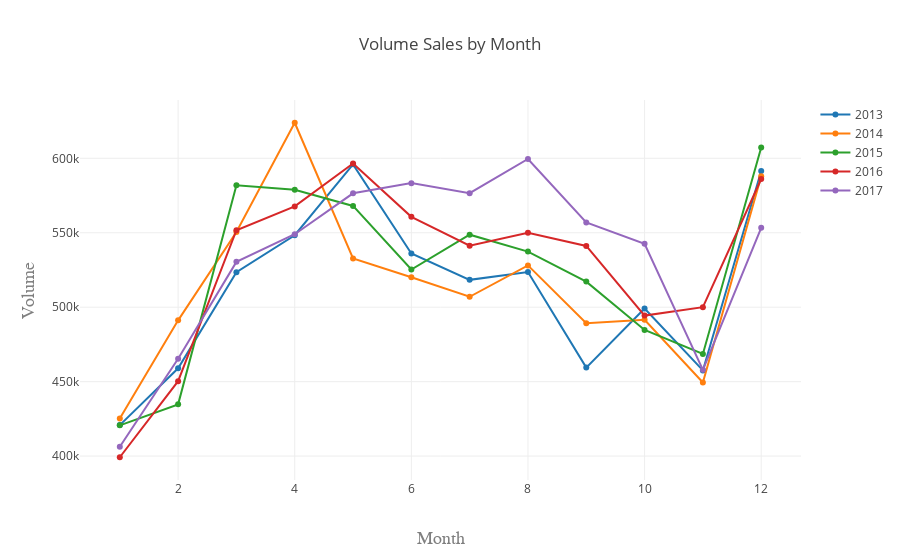

Notebook code cell kept with this figure:
### Code cell
a1=go.Scatter(
    x=histo_2013['month'],
    y=histo_2013['Volume'], name='2013'
)   

a2=go.Scatter(
    x=histo_2014['month'],
    y=histo_2014['Volume'], name='2014'
)   

a3=go.Scatter(
    x=histo_2015['month'],
    y=histo_2015['Volume'], name='2015'
)   

a4=go.Scatter(
    x=histo_2016['month'],
    y=histo_2016['Volume'], name='2016'
)   

a5=go.Scatter(
    x=histo_2017['month'],
    y=histo_2017['Volume'], name='2017'
)   

a1=go.Scatter(
    x=histo_2013['month'],
    y=histo_2013['Volume'], name='2013'
)   


data=[a1,a2,a3,a4,a5]

layout = go.Layout(
    title='Volume Sales by Month',
    xaxis=dict(
        title='Month',
        titlefont=dict(
            family='Courier New, monospace',
            size=18,
            color='#7f7f7f'
        )
    ),
    yaxis=dict(
        title='Volume',
        titlefont=dict(
            family='Courier New, monospace',
            size=18,
            color='#7f7f7f'
        )
    )
)

fig = go.Figure(data=data, layout=layout)
plotly.offline.iplot(fig, filename='basic-line')

### Figure 1 — Plotly figure (JSON) as saved in the notebook; plotly's stock layout.template omitted (floating-point values rounded to 4 significant figures)
{"data": [{"name": "2013", "type": "scatter", "uid": "9d6ec7d5-1628-41fa-a68e-91dfeb51eb86", "x": [1, 2, 3, 4, 5, 6, 7, 8, 9, 10, 11, 12], "y": [420800.0, 459000.0, 523500.0, 548300.0, 595900.0, 536000.0, 518400.0, 523600.0, 459400.0, 499200.0, 457500.0, 591400.0]}, {"name": "2014", "type": "scatter", "uid": "0dcf144b-f14c-41d1-9e8a-1c4108404ae3", "x": [1, 2, 3, 4, 5, 6, 7, 8, 9, 10, 11, 12], "y": [425300.0, 491200.0, 550500.0, 623900.0, 532700.0, 520200.0, 507000.0, 528100.0, 489200.0, 491600.0, 449400.0, 588000.0]}, {"name": "2015", "type": "scatter", "uid": "a6911830-eb4b-4856-9415-3cd4f07daf6e", "x": [1, 2, 3, 4, 5, 6, 7, 8, 9, 10, 11, 12], "y": [420700.0, 434700.0, 581900.0, 578900.0, 568000.0, 525300.0, 548700.0, 537400.0, 517200.0, 484800.0, 468600.0, 607300.0]}, {"name": "2016", "type": "scatter", "uid": "70ffa804-7bf1-4867-b14a-aedffcc54cec", "x": [1, 2, 3, 4, 5, 6, 7, 8, 9, 10, 11, 12], "y": [399200.0, 450300.0, 551700.0, 567700.0, 596600.0, 560700.0, 541300.0, 550000.0, 541200.0, 494400.0, 500000.0, 586100.0]}, {"name": "2017", "type": "scatter", "uid": "c04036e1-94da-4866-b327-94e13f86a258", "x": [1, 2, 3, 4, 5, 6, 7, 8, 9, 10, 11, 12], "y": [406300.0, 465400.0, 530400.0, 549000.0, 576500.0, 583300.0, 576600.0, 599600.0, 557000.0, 542600.0, 457900.0, 553300.0]}], "layout": {"title": {"text": "Volume Sales by Month"}, "xaxis": {"title": {"font": {"color": "#7f7f7f", "family": "Courier New, monospace", "size": 18}, "text": "Month"}}, "yaxis": {"title": {"font": {"color": "#7f7f7f", "family": "Courier New, monospace", "size": 18}, "text": "Volume"}}}}
